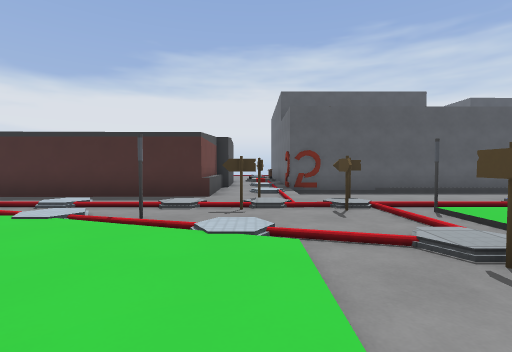
[1] (above)

23 first-person views from a walk through a level from a Godot 3-D game. The camera is 1.2 m above the floor, tilts 2° down and sees 85° across. The floor is counted in squares, 2 m on a side. Each view is taken from the middle of a square. On the plan, view 1 faces up. The plan holds only what a view shows up to about 9 squares ahead; the rest is blank. The place goes on beyond the plan. Some surface patterns are stand-ins.

[2]
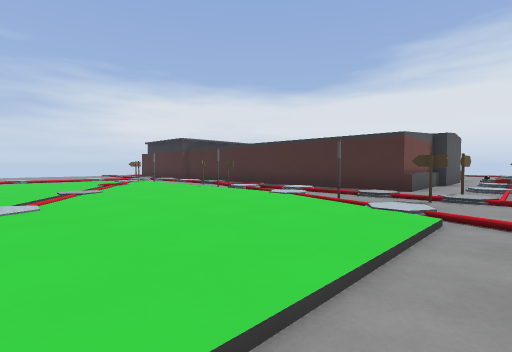

[3]
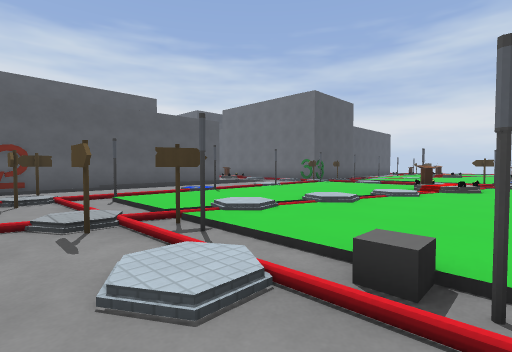

[4]
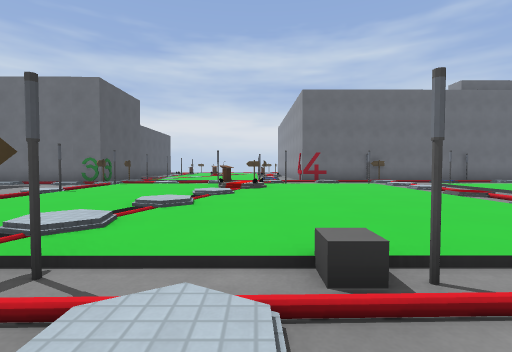

[5]
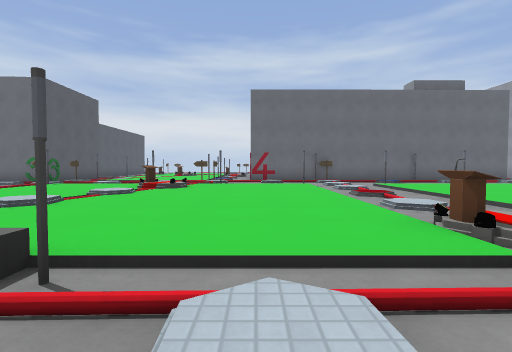

[6]
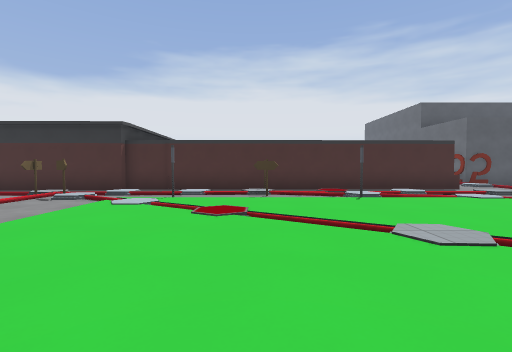

[7]
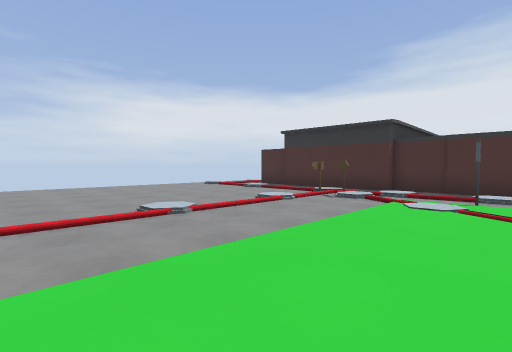

[8]
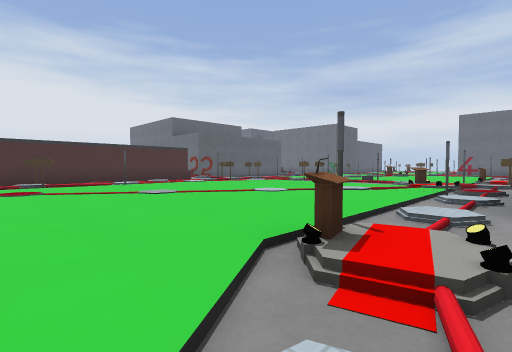

[9]
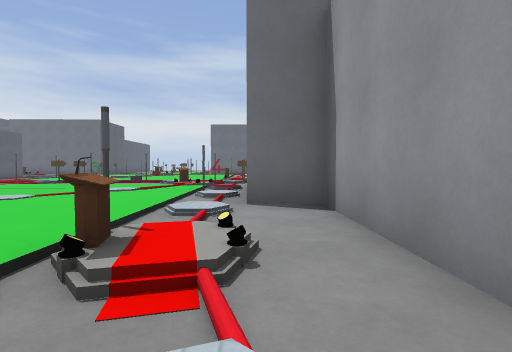

[10]
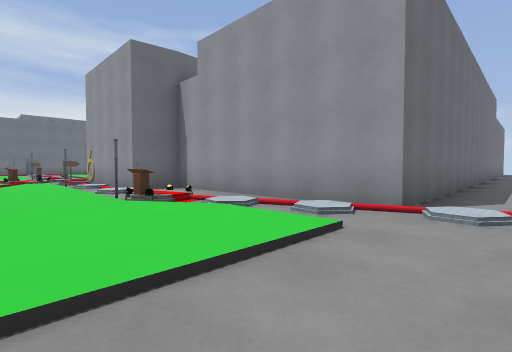

[11]
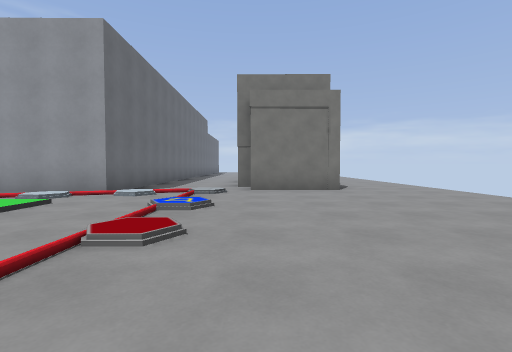

[12]
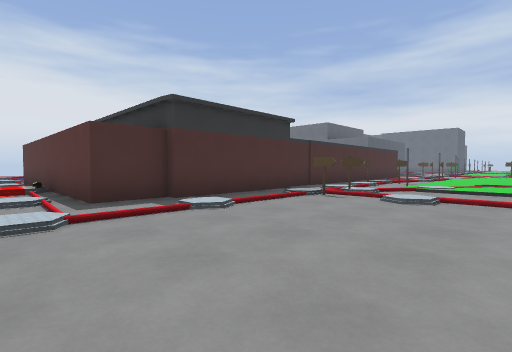

[13]
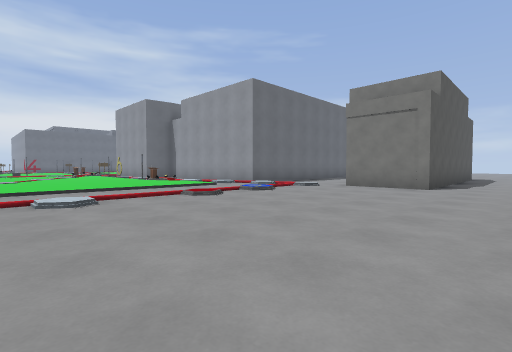

[14]
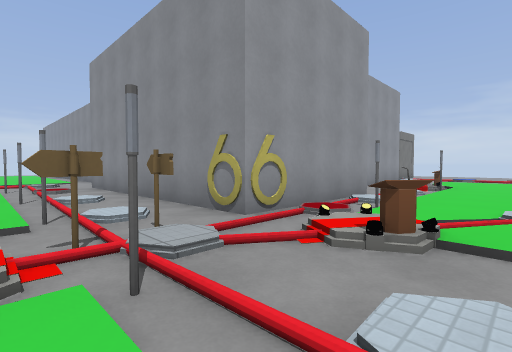

[15]
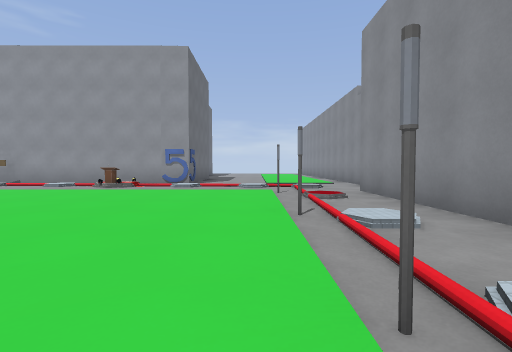

[16]
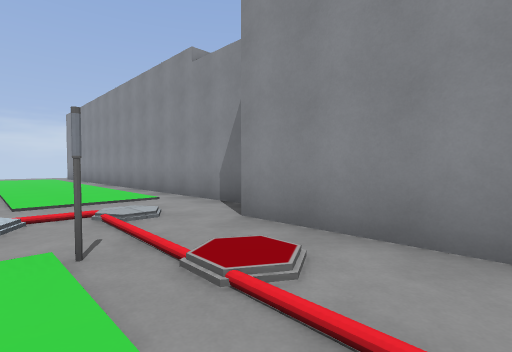

[17]
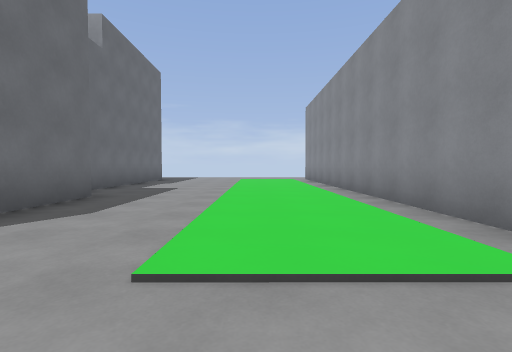

[18]
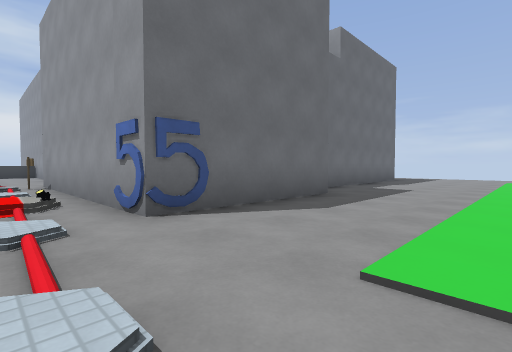

[19]
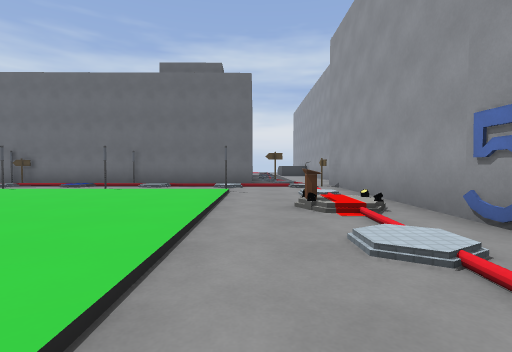

[20]
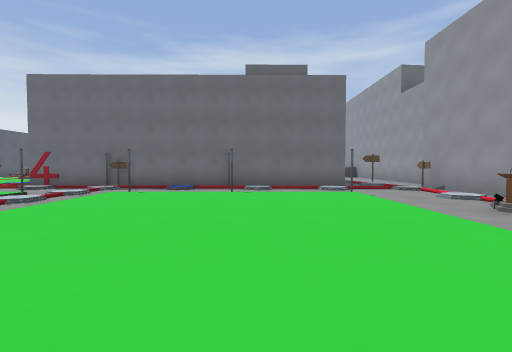

[21]
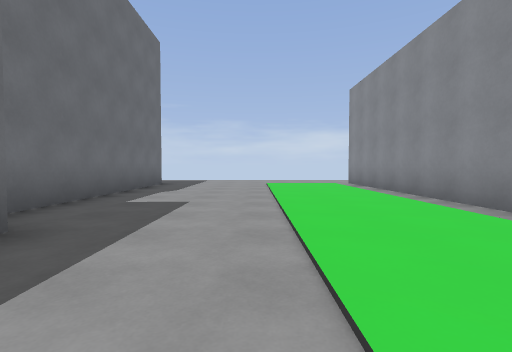

[22]
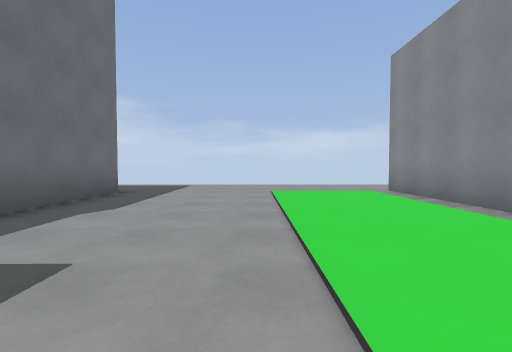

[23]
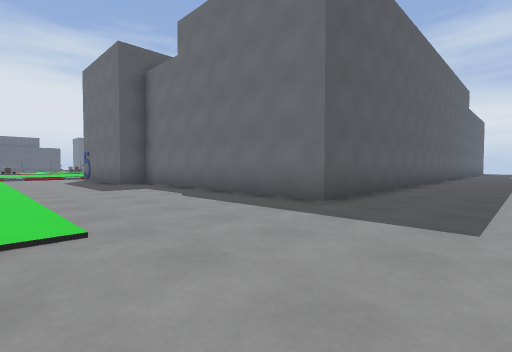

### Floor plan
Key: @ floor where view 1 was taken; # wall or solid block; . main floor; : floor 0.25 m higher than the main floor; - floor 0.25 m lower than the main floor; / step, stairs or slope; = window, fence, low wall or low ledge; S sign; O other object.
Columns run from 17 left of view 1 to 12 right of it. Each row starts with its distance up from view 1.
 13   #
 12  /#
 11  ##
 10  #              #.
  9 :#              #.########
  8 .##             #./------
  7 ..#         #####//---
  6 ..###########...../..././..:
  5 ....././//O./././S/S.././..O
  4 .....SS.#.S.///./SS#//#/#/#
  3 ...../..:::::::///./:::::::
  2 ...../..:/::::::::.S//:::::
  1 ...../..:://::::::./:://:#:#/
  0 ...../..:::://:::@./:::::/ /.S
 -1 ...../..::::::.:::.#:::::::#/
 -2 ...../..::::::::::./:::::::..#
 -3 ...../..:::::::::/#/:::::::..#
 -4 ...../..::/#//.//..////.//.=.#
 -5 ........////.#####.S/....////O
 -6 .....//:######   #.#:::::::#.#
 -7 ..###...#        #./:::::::./#
 -8 ..###...#        #.#:::::::#.#
 -9 ..#  ...#        #./:::::::./#
-10  .#   ..#        #./:::::::..#
-11       ..#        #.#:::::::#/#
-12        .#        ../.........
-13        .#       #.//://./././O
-14                 #......./...O#
-15                 #.::...#####
-16                 #.::...#
-17                 #.::...#
-18                 #.::...#
-19                 #.::....#
-20                 #.::....#
-21                 #.::....#
-22                 #.::....#
-23                 #.::....#
-24                 #.::....#
-25                 #.::....######
-26                 #.............
-27                 ..............
-28                 .............

Positions as (right, up) in squares from view 1, and headings:
1: (0, 0), facing up
2: (1, -1), facing up-left
3: (1, -1), facing up-right
4: (1, 0), facing right
5: (1, -2), facing right
6: (-7, -2), facing up
7: (-8, -2), facing up-left
8: (-8, -5), facing up-right
9: (-8, -5), facing right
10: (-11, -2), facing down-right
11: (-13, 0), facing down
12: (-17, 1), facing up-right
13: (-17, 1), facing down-right
14: (3, -2), facing down-left
15: (3, -5), facing down
16: (3, -9), facing down-left
17: (2, -13), facing down
18: (2, -13), facing down-right
19: (3, -12), facing right
20: (3, -9), facing right
21: (3, -16), facing down
22: (3, -19), facing down
23: (2, -28), facing up-right
